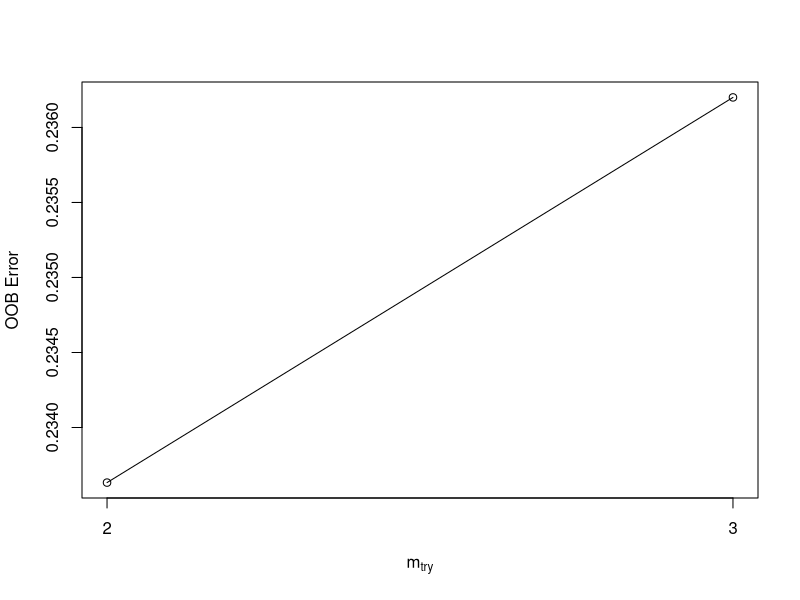
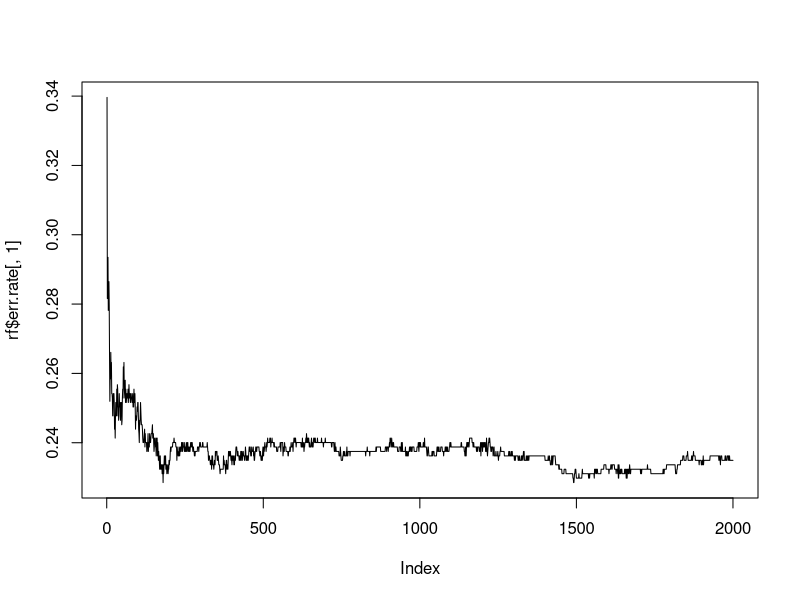
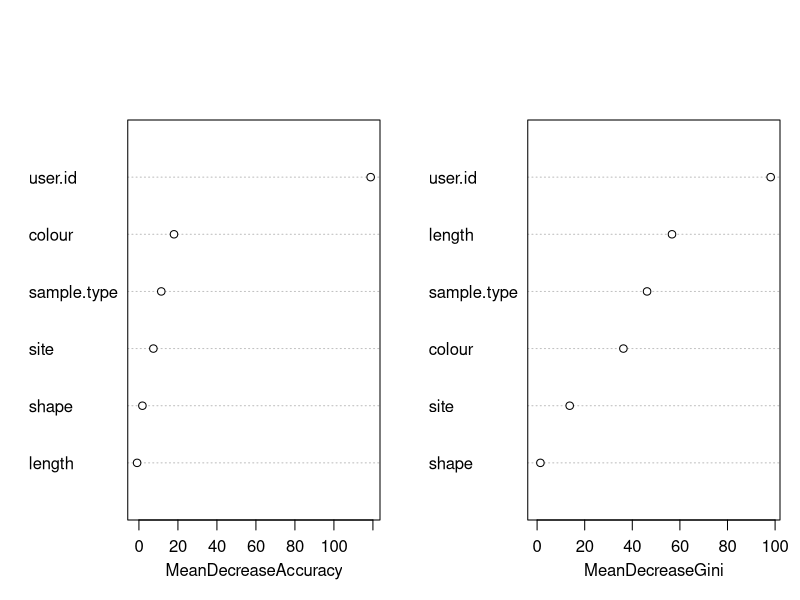

Write the R code that produced these figures, in order. (Note: this script raises an error after producing the figures.)
##### Setup #####

## Load packages
library(plyr)
library(ggplot2)
library(dplyr)
library(colorspace)
library(randomForest)

## Define colour palette

pal <- c("#0b3954","#bfd7ea","#ff6663","#e0ff4f","#fefffe")

#### Load Spectroscopy Data ####

## Load plankton tow data

plankton_tows <- read.csv("plankton_tows.csv", header = TRUE)
PT_field <- read.csv("PT_field_data.csv", header = TRUE)

## Clean up and combine plankton tow field data 

summary(PT_field$sample.volume)

PT <- left_join(plankton_tows, PT_field, by = 'ID')

names(PT)
PT$ID <- as.factor(PT$ID)
PT$site <- as.factor(PT$site)
PT$sample.type <- as.factor(PT$sample.type)
PT$size.fraction <- as.factor(PT$size.fraction)
PT$shape <- as.factor(PT$shape)
PT$colour <- as.factor(PT$colour)
PT$raman.ID <- as.factor(PT$raman.ID)
PT$user.id <- as.factor(PT$user.id)
PT$blank.match <- as.factor(PT$blank.match)

## Clean up plankton tow data

names(PT)
summary(PT$size.fraction)
summary(PT$shape)
summary(PT$colour)

summary(PT$shape)

PT$colour <- mapvalues(
  PT$colour,
  from = levels(PT$colour),
  to = c("Black",
         "Blue",
         "Brown",
         "Clear",
         "Green",
         "Orange",
         "Pink",
         "Purple",
         "Red",
         "Yellow"))

PT$shape <- mapvalues(
  PT$shape,
  from = c('fibre',
           'fibre ',
           'fragment'),
  to = c('Fibre',
         'Fibre',
         'Fragment')
)
summary(PT$shape)

summary(PT$raman.ID)

PT$particle.type <- 
  mapvalues(PT$raman.ID,
            from = levels(PT$raman.ID),
            to = c(NA,
                   'Synthetic',
                   'Natural',
                   'Natural',
                   'Synthetic',
                   'Synthetic',
                   'Synthetic',
                   'Synthetic',
                   'Synthetic',
                   'Synthetic',
                   'Synthetic',
                   'Natural',
                   'Unknown'))

PT$particle.type[is.na(PT$particle.type)] <-
  with(subset(PT, is.na(particle.type)), 
       ifelse(is.na(length),
              NA,
              'Unknown'))

summary(PT$particle.type)

PT$particle.type[PT$shape == 'Fibre' &
                              PT$colour == 'clear' &
                              PT$raman.ID == 'Cellulose'] <-
  'Natural'  # call clear cellulosic fibres natural to be safe

## Load plankton jars data

PJ <- read.csv("plankton_jars.csv", header = TRUE)  # plankton jars

PJ$ID <- as.factor(PJ$ID)
PJ$site <- as.factor(PJ$site)
PJ$sample.type <- as.factor(PJ$sample.type)
PJ$size.fraction <- as.factor(PJ$size.fraction)
PJ$shape <- as.factor(PJ$shape)
PJ$colour <- as.factor(PJ$colour)
PJ$raman.ID <- as.factor(PJ$raman.ID)
PJ$user.id <- as.factor(PJ$user.id)
PJ$blank.match <- as.factor(PJ$blank.match)

## Clean up plankton jars data

names(PJ)
summary(PJ$size.fraction)
summary(PJ$shape)
summary(PJ$colour)

summary(PJ$shape)

PJ$colour <- mapvalues(PJ$colour,
                       from = levels(PJ$colour),
                       to = c("Black",
                              "Blue",
                              "Brown",
                              "Clear",
                              "Green",
                              "Orange",
                              "Pink",
                              "Purple",
                              "Multi-colour",
                              "Red"
                              ))


PJ$shape <- mapvalues(
  PJ$shape,
  from = c('fiber',
           'fibre',
           'fragment'),
  to = c('Fibre',
         'Fibre',
         'Fragment')
)
summary(PJ$shape)

summary(PJ$raman.ID)

PJ$raman.ID <-
  mapvalues(PJ$raman.ID,
            from = c('Cellulose\n',
                     'Plastic Dye'),
            to = c('Cellulose',
                   'Plastics Dye'))

PJ$particle.type <- 
  mapvalues(PJ$raman.ID,
            from = levels(PJ$raman.ID),
            to = c(NA,
                   'Synthetic',
                   'Natural',
                   'Synthetic',
                   'Synthetic',
                   'Synthetic',
                   'Synthetic',
                   'Synthetic',
                   'Natural',
                   'Unknown',
                   'Natural'))

PJ$particle.type[is.na(PJ$particle.type)] <-
  with(subset(PJ, is.na(particle.type)), 
       ifelse(length == 'NA',
              NA,
              'Unknown'))

summary(PJ$particle.type)

PJ$particle.type <- as.character(PJ$particle.type)

PJ$particle.type[PJ$shape == 'Fibre' &
                              PJ$colour == 'clear' &
                              PJ$raman.ID == 'Cellulose'] <-
  'Natural'  # call clear cellulosic fibres natural to be safe

PJ$particle.type <- as.factor(PJ$particle.type)

summary(PJ$particle.type)



## Load all other data

MU <- read.csv("mussels.csv", header = TRUE)  # mussels
C <- read.csv("clams.csv", header = TRUE)  # clams
CU <- read.csv("sea_cucumbers.csv", header = TRUE)  # sea cucumbers
CR <- read.csv("crabs.csv", header = TRUE)  # crabs
SS <- read.csv("sea_stars.csv", header = TRUE)  # sea stars
SP <- read.csv("surfperch.csv", header = TRUE)  # surfperch
FF <- read.csv("flatfish.csv", header = TRUE)  # flatfish
RF <- read.csv("rockfish.csv", header = TRUE)  # rockfish

#### Combine all data and clean up ####

## Combine all animal particle counts data into one dataframe

full_spec_data <-
  rbind.data.frame(MU,
                   C,
                   CU,
                   CR,
                   SS,
                   SP,
                   FF,
                   RF)

## Clean up

names(full_spec_data)
full_spec_data$blank.match <- as.factor(full_spec_data$blank.match)
full_spec_data$ID <- as.factor(full_spec_data$ID)
full_spec_data$site <- as.factor(full_spec_data$site)
full_spec_data$sample.type <- as.factor(full_spec_data$sample.type)
full_spec_data$size.fraction <- as.factor(full_spec_data$size.fraction)
full_spec_data$shape <- as.factor(full_spec_data$shape)
full_spec_data$colour <- as.factor(full_spec_data$colour)
full_spec_data$raman.ID <- as.factor(full_spec_data$raman.ID)
full_spec_data$user.id <- as.factor(full_spec_data$user.id)

summary(full_spec_data$blank.match)
summary(full_spec_data$size.fraction)
summary(full_spec_data$shape)
summary(full_spec_data$colour)
summary(full_spec_data$sample.type)

full_spec_data$colour <-
  mapvalues(full_spec_data$colour,
            from = levels(full_spec_data$colour),
            to = c('Black',
                   'Black',
                   'Blue',
                   'Blue',
                   'Brown',
                   'Brown',
                   'Clear',
                   'Clear',
                   'Green',
                   'Multi-colour',
                   'Olive',
                   'Orange',
                   'Pink',
                   'Purple',
                   'Purple',
                   'Multi-colour',
                   'Red',
                   'White',
                   'Yellow',
                   'Yellow-green'))

summary(full_spec_data$colour)

summary(full_spec_data$shape)

full_spec_data$shape <- mapvalues(full_spec_data$shape,
                                 from = levels(full_spec_data$shape),
                                 to = c('Fibre',
                                        'Fibre',
                                        'Fibre',
                                        'Film',
                                        'Fragment'))
summary(full_spec_data$shape)

summary(full_spec_data$raman.ID)

full_spec_data$raman.ID <- 
  mapvalues(full_spec_data$raman.ID,
            from = c('',
                     'Acrylic\n',
                     'Cellulosee',
                     'Cellulose\n',
                     'Unknown\n',
                     'Nylon\n',
                     'Polyester\n',
                     'Wool\n',
                     'Paint Chip',
                     'Polyster'),
            to = c(NA,
                   'Acrylic',
                   'Cellulose',
                   'Cellulose',
                   'Unknown',
                   'Nylon',
                   'Polyester',
                   'Wool',
                   'Paint',
                   'Polyester'))

full_spec_data$particle.type <- 
  mapvalues(full_spec_data$raman.ID,
            from = levels(full_spec_data$raman.ID),
            to = c('Synthetic',
                   'Synthetic',
                   'Natural',
                   'Natural',
                   'Synthetic',
                   'Natural',
                   'Synthetic',
                   'Synthetic',
                   'Synthetic',
                   'Synthetic',
                   'Synthetic',
                   'Natural',
                   'Natural',
                   'Synthetic',
                   'Unknown',
                   'Synthetic',
                   'Natural'))

full_spec_data$particle.type[is.na(full_spec_data$particle.type)] <-
  with(subset(full_spec_data, is.na(particle.type)), 
       ifelse(length == 'NA',
              NA,
              'Unknown'))

summary(full_spec_data$particle.type)

full_spec_data$particle.type[full_spec_data$shape == 'Fibre' &
                              full_spec_data$colour == 'Clear' &
                              full_spec_data$raman.ID == 'Cellulose'] <-
  'Natural'  # call clear cellulosic fibres natural to be safe

summary(full_spec_data$particle.type)


#### Estimate the particle type for unknown particles ####

## Create random forest model for known particle types

full_spec_data$set <- "AD"  # identifiers for bringing back predictions
PT$set <- "PT"
PJ$set <- "PJ"

moddata1 <- rbind(full_spec_data, PT[c(1:14, 22:23)], PJ)

moddata2 <- subset(moddata1,
                   particle.type != 'Unknown' &
                     particle.type != 'NA')

unknowndata <- subset(moddata1,
                      particle.type == 'Unknown' &
                        particle.type != 'NA')

moddata2$particle.type <- as.character(moddata2$particle.type)
moddata2$particle.type <- as.factor(moddata2$particle.type)

## Run model on test data

rf <- randomForest(particle.type ~
                     colour + shape + user.id + sample.type + site + length,
                   data = moddata2)

rf

mtry <- tuneRF(moddata2[, c(2:3,7:9,14)], 
               moddata2$particle.type,
               stepFactor = 1.5, 
               improve = 0.01,
               trace = TRUE,
               plot = TRUE)

rf <- randomForest(particle.type ~
                     colour * shape * user.id + sample.type + site + length,
                   data = moddata2,
                   mtry = 3,
                   importance = TRUE,
                   ntree = 2000)

plot(rf$err.rate[,1], type = 'l')  ## find ideal ntree value 

rf <- randomForest(particle.type ~
                     colour * shape * user.id + sample.type + site + length,
                   data = moddata2,
                   mtry = 2,
                   importance = TRUE,
                   ntree = 1000)

rf
importance(rf)

varImpPlot(rf, main = "")

pred <- predict(rf)

## Performance metrics

cm <- table(moddata2[, 15], pred)

round((sum(diag(cm))/sum(cm))*100,2)

plot_rf_confusion <- function(rf_model)  # function for making confusion matrix
{
  conf_mat <- rf_model$confusion[, -ncol(rf_model$confusion)]
  class_size <- apply(conf_mat, 1, sum)
  
  conf_mat_perc <- (conf_mat / class_size) * 100
  
  melt_conf_mat <- reshape2::melt(conf_mat_perc, na.rm = TRUE)
  
  melt_conf_mat_raw <- reshape2::melt(conf_mat, na.rm = TRUE)
  
  melt_conf_mat$value2 <- melt_conf_mat_raw$value
  
  conf_plot <-
    ggplot(data = melt_conf_mat, aes_string('Var2', 'Var1', fill = 'value')) +
    geom_tile(color = "white") +
    scale_fill_gradient2(
      low = pal[3],
      high = pal[2],
      mid = pal[4],
      midpoint = 50,
      limit = c(0, 100),
      space = "Lab",
      name = "Accuracy (%)"
    ) +
    geom_text(aes(label = value2), size = 4, nudge_y = 0.2) +
    geom_text(aes(label = sprintf("%.1f", round(value, 1))), size = 3,
              nudge_x = 0, nudge_y = -0.2) +
    geom_text(label = "%", nudge_x = 0.3, nudge_y = -0.2, size = 3) +
    theme1 + 
    theme(axis.text.x = element_text(
      angle = 45,
      vjust = 1,
      hjust = 1
    ),
    plot.margin = unit(c(0,0,0,0.5), "cm")) +
    labs(x = 'Predicted', y = 'True') +
    coord_fixed()
  
  return(conf_plot)
}

tiff("Confusion Matrix.tiff", 
    height = 3,
    width = 3,
    units = "in",
    res = 800,
    compression = "lzw")

plot_rf_confusion(rf)  ## confusion matrix

dev.off()

## Now predict unknown particle types

unknowndata$particle.type <- predict(rf, newdata = unknowndata)


## Add predictions back to original data

PT[PT$particle.type == 'Unknown' &
     !is.na(PT$particle.type), ]$particle.type <- 
  unknowndata$particle.type[unknowndata$set == "PT"]

PJ[PJ$particle.type == 'Unknown' &
     !is.na(PJ$particle.type),]$particle.type <- 
  unknowndata$particle.type[unknowndata$set == "PJ"]

full_spec_data$particle.type[full_spec_data$particle.type == 'Unknown' &
                               !is.na(full_spec_data$particle.type)] <-
  unknowndata$particle.type[unknowndata$set == "AD"]

PT$particle.type <- as.character(PT$particle.type)
PT$particle.type <- as.factor(PT$particle.type)

PJ$particle.type <- as.character(PJ$particle.type)
PJ$particle.type <- as.factor(PJ$particle.type)

full_spec_data$particle.type <- as.character(full_spec_data$particle.type)
full_spec_data$particle.type <- as.factor(full_spec_data$particle.type)

#### Make sure each sample has all levels of particle type ####

## plankton tows

PT$ID <- as.character(PT$ID)
PT$ID <- as.factor(PT$ID)

all_typesPT <- expand.grid(ID = levels(PT$ID),
                           particle.type = levels(PT$particle.type))

infoPT <- PT[c(1:3, 6, 13, 21)] %>% 
  group_by(ID, site, sample.type, size.fraction, blank.match, sample.volume) %>% 
  summarize()

all_typesPT2 <- left_join(all_typesPT, infoPT, by = c("ID"))

countsPT <- PT[ ,c(1, 4:12, 14, 22)]

PT2 <- left_join(all_typesPT2,
                 countsPT,
                 by = c('ID', 'particle.type', 'size.fraction'))

## plankton jars
PJ$ID <- as.character(PJ$ID)
PJ$ID <- as.factor(PJ$ID)

all_typesPJ <- expand.grid(ID = levels(PJ$ID),
                           particle.type = levels(PJ$particle.type))

infoPJ <- PJ[c(1:3, 6, 13)] %>% 
  group_by(ID, site, sample.type, size.fraction, blank.match) %>% 
  summarize()

all_typesPJ2 <- left_join(all_typesPJ, infoPJ, by = 'ID')

countsPJ <- PJ[ ,c(1, 4:12, 14:15)]

PJ2 <- left_join(all_typesPJ2,
                 countsPJ,
                 by = c('ID', 'particle.type', 'size.fraction'))


## animal samples

full_spec_data$ID <- as.character(full_spec_data$ID)
full_spec_data$ID <- as.factor(full_spec_data$ID)

full_spec_data$sample.type <- as.character(full_spec_data$sample.type)
full_spec_data$sample.type <- as.factor(full_spec_data$sample.type)

all_types <- expand.grid(ID = levels(full_spec_data$ID), 
                         particle.type = levels(full_spec_data$particle.type))

info <- 
  full_spec_data[ ,c(1:3, 5:6, 13)] %>% 
  group_by(ID, site, sample.type, size.fraction, blank.match) %>% 
  summarize()

all_types2 <- left_join(all_types, info, by = 'ID')

counts <- full_spec_data[ ,c(1, 4:12, 14:15)]

full_spec_data2 <- left_join(all_types2,
                             counts,
                             by = c('ID',
                                    'particle.type', 
                                    'size.fraction'))

summary(full_spec_data2$sample.type)

full_spec_data2$sample.type <-
  mapvalues(full_spec_data2$sample.type,
            from = c("Rockfish Gut",
                     "Rockfish Gut Animals"),
            to = c("Rockfish Guts",
                   "Rockfish: Ingested Animals"))

#### Blank Subtract (for comparison) ####

## Summarize by particle type

PT2$num <- ifelse(is.na(PT2$length), 0, 1)

PT_particle_type <-
  PT2 %>%
  group_by(ID,
           site,
           sample.type,
           blank.match,
           particle.type,
           sample.volume) %>%
  summarize(count = sum(num))  # plankton tows

PJ2$num <- ifelse(is.na(PJ2$length), 0, 1)

PJ_particle_type <-
  PJ2 %>%
  group_by(ID,
           site,
           sample.type,
           blank.match,
           particle.type) %>%
  summarize(count = sum(num))  # plankton jars

full_spec_data2$num <- ifelse(is.na(full_spec_data2$length), 0, 1)

animals_particle_type <-
  full_spec_data2 %>%
  group_by(ID,
           site,
           sample.type,
           blank.match,
           particle.type) %>%
  summarize(count = sum(num))  # animal data

## Separate blanks data

PT_blanks <- subset(PT_particle_type, sample.type == 'Blanks')
PT_data <- subset(PT_particle_type, sample.type != 'Blanks')

PJ_blanks <- subset(PJ_particle_type, sample.type == 'Blanks')
PJ_data <- subset(PJ_particle_type, sample.type != 'Blanks')

animal_blanks <- subset(animals_particle_type, sample.type == 'Blanks')
animal_data <- subset(animals_particle_type, sample.type != 'Blanks')

## Summarize blanks data

PT_blanks_means <- 
  PT_blanks %>% 
  group_by(blank.match, particle.type) %>% 
  summarize(blank.mean = mean(count))

PJ_blanks_means <- 
  PJ_blanks %>% 
  group_by(blank.match, particle.type) %>% 
  summarize(blank.mean = mean(count))

animal_blanks_means <- 
  animal_blanks %>% 
  group_by(blank.match, particle.type) %>% 
  summarize(blank.mean = mean(count))

## Blank subtract

# plankton tows

PT_data2 <-
  left_join(PT_data, 
            PT_blanks_means, 
            by = c('blank.match', 'particle.type'))

PT_data2$blank.mean[is.na(PT_data2$blank.mean)] <- 0

PT_data2$adj.count <- floor(with(PT_data2, count - blank.mean))
PT_data2$adj.count[PT_data2$adj.count < 0] <- 0

# plankton jars

PJ_data2 <-
  left_join(PJ_data, 
            PJ_blanks_means, 
            by = c('blank.match', 'particle.type'))

PJ_data2$blank.mean[is.na(PJ_data2$blank.mean)] <- 0

PJ_data2$adj.count <- floor(with(PJ_data2, count - blank.mean))
PJ_data2$adj.count[PJ_data2$adj.count < 0] <- 0

# animal data

animal_data2 <-
  left_join(animal_data, 
            animal_blanks_means, 
            by = c('blank.match', 'particle.type'))

animal_data2$blank.mean[is.na(animal_data2$blank.mean)] <- 0

animal_data2$adj.count <- floor(with(animal_data2, count - blank.mean))
animal_data2$adj.count[animal_data2$adj.count < 0] <- 0

## Combine samples that were split

animal_data2$ID <- mapvalues(
  animal_data2$ID,
  from = c(
    'CBSS3 1/2',
    'CBSS3 2/2',
    'CBSS6-1',
    'CBSS6-2',
    'CBSS8 (1/4)',
    'CBSS8 (2/4)',
    'CBSS8 (3/4)',
    'CBSS8 (4/4)',
    'EBSS10-1',
    'EBSS10-2',
    'EBSS10-3',
    'EBSS11 (1/3)',
    'EBSS11 (2/3)',
    'EBSS11 (3/3)',
    'EBRF16A',
    'EBRF16B',
    'HPRF21A',
    'HPRF21B',
    'HPRF4B'
  ),
  to = c(
    'CBSS3',
    'CBSS3',
    'CBSS6',
    'CBSS6',
    'CBSS8',
    'CBSS8',
    'CBSS8',
    'CBSS8',
    'EBSS10',
    'EBSS10',
    'EBSS10',
    'EBSS11',
    'EBSS11',
    'EBSS11',
    'EBRF16',
    'EBRF16',
    'HPRF21',
    'HPRF21',
    'HPRF4'
  )
)

#### Plot breakdown by Raman ID, shape, and colour ####

moddata1$num <- ifelse(is.na(moddata1$shape), 0, 1)
moddata3 <- moddata1 %>% filter(num == 1)
moddata3$raman.ID[is.na(moddata3$raman.ID)] <- 'Unknown'
moddata3$raman.ID[moddata3$raman.ID == ''] <- 'Unknown'
moddata3$raman.ID <- as.character(moddata3$raman.ID)
moddata3$raman.ID <- as.factor(moddata3$raman.ID)

moddata3$site <- as.character(moddata3$site)
moddata3$site[moddata3$sample.type == 'Blanks'] <- 'Blanks'
moddata3$site <- as.factor(moddata3$site)

moddata3$raman.ID <- mapvalues(moddata3$raman.ID,
                               from = c('Salt Crystal', 
                                        'Additive', 'Plastics Additive',
                                        'Plastics Dye', 'Unknown Polymer'),
                               to = c('Salt', 'Unknown Synthetic',
                                      'Unknown Synthetic', 'Unknown Synthetic',
                                      'Unknown Synthetic'))

moddata3$sample.type <- factor(moddata3$sample.type,
                               levels = c('Blanks',
                                          'Plankton Jars',
                                          'Plankton Tows',
                                          'Mussels',
                                          'Clams',
                                          'Sea Cucumbers',
                                          'Crabs',
                                          'Sea Stars',
                                          'Flatfish Guts',
                                          'Flatfish Livers',
                                          'Surfperch Guts',
                                          'Surfperch Livers',
                                          'Rockfish Guts',
                                          'Rockfish: Ingested Animals',
                                          'Rockfish Livers'))


tiff(
  'Polymer Plot.tiff', 
  height = 8,
  width = 6,
  units = "in",
  res = 800,
  compression = "lzw"
)

ggplot(moddata3) +
  geom_bar(
    aes(x = sample.type,
        y = num,
        fill = raman.ID),
    colour = 'black',
    size = 0.25,
    position = 'fill',
    stat = 'identity'
  ) +
  labs(x = 'Sample Type', y = 'Proportion of Particles') +
  facet_grid(particle.type ~ shape, 
             scales = 'free_x', 
             space = 'free_x',
             labeller = label_wrap_gen(width = 10)) +
  scale_y_continuous(expand = c(0, 0)) +
  scale_fill_manual(values =
                      qualitative_hcl(n = 18, palette = "Dark 3")) +
  guides(fill = guide_legend(ncol = 1)) +
  theme1 +
  theme(
    axis.text.x = element_text(angle = 45, hjust = 1),
    legend.text = element_text(size = 6),
    legend.key.size = unit(0.75, 'line'),
    panel.spacing = unit(0.25, "cm")
  )

dev.off()

## And by colour

tiff(
  'Colour Plot.tiff', 
  height = 8,
  width = 6,
  units = "in",
  res = 800,
  compression = "lzw"
)

ggplot(moddata3) +
  geom_bar(
    aes(x = sample.type,
        y = num,
        fill = colour),
    colour = 'black',
    size = 0.25,
    position = 'fill',
    stat = 'identity'
  ) +
  labs(x = 'Sample Type', y = 'Proportion of Particles') +
  facet_grid(particle.type ~ shape, 
             scales = 'free_x', 
             space = 'free_x',
             labeller = label_wrap_gen(width = 10)) +
  scale_fill_manual(
    values = c(
      'Grey16',
      'Steel Blue',
      'Saddle Brown',
      'Azure2',
      'Forest Green',
      'Turquoise',
      'Dark Olive Green',
      'Orange',
      'Pink',
      'Blue Violet',
      'Red3',
      'White',
      'Gold',
      'Yellow Green'
    )
  ) +
  scale_y_continuous(expand = c(0, 0)) +
  guides(fill = guide_legend(ncol = 1)) +
  theme1 +
  theme(
    axis.text.x = element_text(angle = 45, hjust = 1),
    legend.text = element_text(size = 6),
    legend.key.size = unit(0.75, 'line'),
    panel.spacing = unit(0.25, "cm")
  )

dev.off()


#### Combine food web data ####

## Combine lab and field data with isotopes data

foodweb1 <- 
  left_join(animal_info, 
            isotopes2,
            by = c('ID', 'site'))

foodweb1$sample.type <- as.factor(foodweb1$sample.type)

ingested_animals <- 
  foodweb1 %>% 
  filter(sample.type == 'Rockfish: Ingested Animals') %>% 
  select(1:14)

rockfish_info <- 
  foodweb1 %>% 
  filter(animal.type == 'Rockfish' & sample.type == 'Rockfish') %>% 
  select(1,2,15:30)

ingested_animals2 <-
  left_join(ingested_animals, rockfish_info, by = c('ID', 'site'))

foodweb1 <- rbind(subset(foodweb1, 
                         sample.type != 'Rockfish: Ingested Animals'),
                  ingested_animals2)

## Combine particle counts data with lab, field, and isotopes data

animal_data2$sample.type <- 
  mapvalues(animal_data2$sample.type,
            from = c("Flatfish Guts",
                     "Rockfish Guts",
                     "Surfperch Guts"),
            to = c("Flatfish",
                   "Rockfish",
                   "Surfperch"))

animal_data3 <-
  animal_data2 %>%
  group_by(ID,
           site,
           sample.type,
           blank.match,
           particle.type) %>%
  summarize(
    count = sum(count),
    blank.mean = sum(blank.mean),
    adj.count = sum(adj.count)
  )

foodweb2 <- left_join(animal_data3,
                      foodweb1,
                      by = c('ID', 'site', 'sample.type'))

foodweb2$ID <- as.factor(foodweb2$ID)
foodweb2$site <- as.factor(foodweb2$site)
foodweb2$sample.type <- as.factor(foodweb2$sample.type)
  



## Now summarize animal data

summary(subset(foodweb2, is.na(species)))
foodweb2$species[foodweb2$ID == "CBSS16"] <- "Dermasterias imbricata"

gutdata <- subset(foodweb2,
                  sample.type != 'Surfperch Livers' &
                    sample.type != 'Flatfish Livers' &
                    sample.type != 'Rockfish Livers')

gutdata$sample.type <- 
  mapvalues(gutdata$sample.type,
            from = 'Rockfish: Ingested Animals',
            to = 'Rockfish')
gutdata <-
  gutdata %>% 
  group_by(ID, site, sample.type, blank.match, particle.type, shell.l,
           shell.w, shell.h, arm.length, shell.weight, tissue.wet.weight, 
           total.body.wet.weight, density.sep, species, carapace.length, TL, SL, 
           hepatopancreas.weight, sex, babies, parasites, base_deltaN, 
           sd_base_deltaN, deltaN, deltaC, 
           trophic.position) %>% 
  summarize(count = sum(count),
            blank.mean = sum(blank.mean),
            adj.count = sum(adj.count),
            tissue.dry.weight = sum(tissue.dry.weight))

liverdata <-subset(foodweb2,
                   sample.type == 'Surfperch Livers' |
                     sample.type == 'Flatfish Livers' |
                     sample.type == 'Rockfish Livers')
